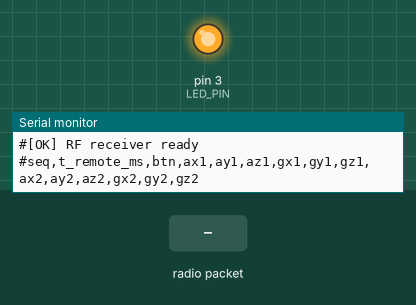
Recording of a sketch running on a simulated Arduino Uno, built with avr-gcc and run on an emulated ATmega328P. On the bench: output pins drawn as LEDs (lit = HIGH), the last lines printed to the serial monitor. Inputs (shaded band) come from the test bench. No radio packets arrive unless stated.

Above: at 1.2 s.
1.3 s: radio packet "1" arrives
At 2.1 s:
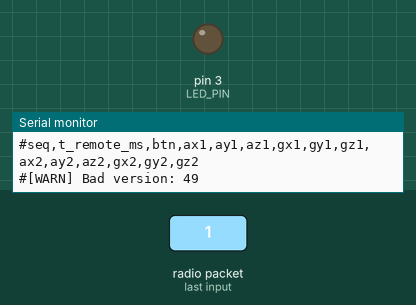
Timing chart, 0 to 4.3 s (numbered marks = the images above; inputs shaded):
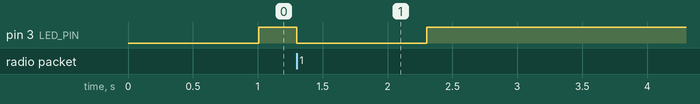

Measured:
- after the input at 1.3 s, pin 3 (LED_PIN): HIGH → LOW at once, → HIGH 1.0 s later

The sketch:

main_base.ino
```cpp
/*
 * Mechtronic 2 - Base Station (Arduino Uno)
 *
 * 接收無線資料並透過 Serial 輸出至 PC
 */

#include "../common/packet.h"
#include "rf_receiver.h"
#include "stats.h"

// 配置參數
#define SERIAL_BAUD     115200
#define LED_PIN         3        // 狀態 LED
#define STATS_INTERVAL  5000     // 統計輸出間隔 (ms)
#define NO_DATA_TIMEOUT 1000     // 無資料超時 (ms)

// 狀態變數
static SensorPacket packet;
static Stats stats;
static unsigned long last_receive_time = 0;
static unsigned long last_stats_time = 0;

// 輸出 CSV 資料行（每筆一行，100Hz）
// 格式: seq,t_remote_ms,btn,ax1,ay1,az1,gx1,gy1,gz1,ax2,ay2,az2,gx2,gy2,gz2
void print_csv_line(const SensorPacket* p) {
    Serial.print(p->seq);
    Serial.print(',');
    Serial.print(p->timestamp);
    Serial.print(',');
    Serial.print(p->button);
    Serial.print(',');
    // MPU1
    Serial.print(p->mpu1_ax);
    Serial.print(',');
    Serial.print(p->mpu1_ay);
    Serial.print(',');
    Serial.print(p->mpu1_az);
    Serial.print(',');
    Serial.print(p->mpu1_gx);
    Serial.print(',');
    Serial.print(p->mpu1_gy);
    Serial.print(',');
    Serial.print(p->mpu1_gz);
    Serial.print(',');
    // MPU2
    Serial.print(p->mpu2_ax);
    Serial.print(',');
    Serial.print(p->mpu2_ay);
    Serial.print(',');
    Serial.print(p->mpu2_az);
    Serial.print(',');
    Serial.print(p->mpu2_gx);
    Serial.print(',');
    Serial.print(p->mpu2_gy);
    Serial.print(',');
    Serial.println(p->mpu2_gz);
}

void setup() {
    // 初始化 Serial
    Serial.begin(SERIAL_BAUD);
    // 狀態訊息以 # 開頭（解析器忽略）
    Serial.println(F("#Mechtronic Base Station v2.0"));

    // 初始化 LED
    pinMode(LED_PIN, OUTPUT);
    digitalWrite(LED_PIN, HIGH);  // 開機指示

    // 初始化 RF 接收器
    if (!rf_receiver_init()) {
        Serial.println(F("#[ERROR] RF init failed!"));
        while (1) {
            digitalWrite(LED_PIN, HIGH);
            delay(100);
            digitalWrite(LED_PIN, LOW);
            delay(100);
        }
    }
    Serial.println(F("#[OK] RF receiver ready"));

    // 初始化統計
    stats_init(&stats);

    // 輸出 CSV 標題（以 # 開頭，解析器可選擇解析或忽略）
    Serial.println(F("#seq,t_remote_ms,btn,ax1,ay1,az1,gx1,gy1,gz1,ax2,ay2,az2,gx2,gy2,gz2"));

    digitalWrite(LED_PIN, LOW);
    last_receive_time = millis();
    last_stats_time = millis();
}

void loop() {
    unsigned long now = millis();

    // 檢查是否有資料
    if (rf_available()) {
        // 讀取封包
        rf_read(&packet, sizeof(SensorPacket));
        last_receive_time = now;

        // LED 快速閃爍表示收到資料
        digitalWrite(LED_PIN, HIGH);

        // 驗證協議版本
        if (packet.version != PROTOCOL_VERSION) {
            Serial.print(F("#[WARN] Bad version: "));
            Serial.println(packet.version);
        } else {
            // 更新統計
            stats_update(&stats, packet.seq);

            // 每筆都輸出 CSV（100Hz）
            print_csv_line(&packet);
        }

        digitalWrite(LED_PIN, LOW);
    }

    // 更新速率統計
    stats_update_rate(&stats);

    // 定期輸出統計（以 # 開頭）
    if (now - last_stats_time >= STATS_INTERVAL) {
        stats_print(&stats);
        last_stats_time = now;
    }

    // 無資料超時指示
    if (now - last_receive_time > NO_DATA_TIMEOUT) {
        // LED 常亮表示無資料
        digitalWrite(LED_PIN, HIGH);
    }
}
```

rf_receiver.cpp
```cpp
#include "rf_receiver.h"
#include <SPI.h>
#include <RF24.h>

// RF24 物件
static RF24 radio(RF_CE_PIN, RF_CSN_PIN);

// 接收管道位址（與遠距端發送位址相同）
static const uint8_t rx_addr[5] = {'M','E','C','H','1'};

bool rf_receiver_init(void) {
    if (!radio.begin()) {
        return false;
    }

    // 設定參數（與遠距端相同）
    radio.setChannel(RF_CHANNEL);
    radio.setDataRate(RF24_250KBPS);
    radio.setPALevel(RF24_PA_LOW);
    radio.setPayloadSize(32);
    radio.setAutoAck(true);
    radio.setCRCLength(RF24_CRC_16);

    // 開啟接收管道
    radio.openReadingPipe(1, rx_addr);
    radio.startListening();  // RX 模式

    return true;
}

bool rf_available(void) {
    return radio.available();
}

uint8_t rf_read(void* buffer, uint8_t len) {
    if (!radio.available()) {
        return 0;
    }

    radio.read(buffer, len);
    return len;
}
```

rf_receiver.h
```cpp
#ifndef RF_RECEIVER_H
#define RF_RECEIVER_H

#include <stdint.h>
#include <stdbool.h>

// nRF24 腳位（與遠距端相同）
#define RF_CE_PIN   9
#define RF_CSN_PIN  10

// 無線參數（與遠距端相同）
#define RF_CHANNEL     76
#define RF_DATARATE    RF24_250KBPS
#define RF_PA_LEVEL    RF24_PA_LOW

// 初始化 nRF24L01+ (RX 模式)
// 回傳: true=成功, false=失敗
bool rf_receiver_init(void);

// 檢查是否有資料可讀
bool rf_available(void);

// 讀取封包
// buffer: 接收緩衝區指標
// len: 要讀取的長度
// 回傳: 實際讀取的長度
uint8_t rf_read(void* buffer, uint8_t len);

#endif
```

stats.cpp
```cpp
#include "stats.h"
#include <Arduino.h>

void stats_init(Stats* stats) {
    stats->packets_received = 0;
    stats->packets_lost = 0;
    stats->last_seq = 0;
    stats->seq_initialized = false;
    stats->rate_start_time = millis();
    stats->rate_packet_count = 0;
    stats->packets_per_sec = 0.0f;
}

void stats_update(Stats* stats, uint16_t current_seq) {
    stats->packets_received++;
    stats->rate_packet_count++;

    if (!stats->seq_initialized) {
        // 第一個封包，初始化序號
        stats->seq_initialized = true;
    } else {
        // 檢查掉包
        uint16_t expected = stats->last_seq + 1;
        if (current_seq != expected) {
            // 計算掉失數量（處理 uint16 溢位）
            uint16_t lost;
            if (current_seq > expected) {
                // 正常情況：current > expected
                lost = current_seq - expected;
            } else {
                // 溢位情況：expected 溢位或 current 較小
                // 使用模運算處理：(current - expected) mod 65536
                lost = (uint16_t)(current_seq - expected);
            }
            stats->packets_lost += lost;
        }
    }

    stats->last_seq = current_seq;
}

void stats_update_rate(Stats* stats) {
    unsigned long now = millis();
    unsigned long elapsed = now - stats->rate_start_time;

    if (elapsed >= 1000) {  // 至少 1 秒
        stats->packets_per_sec = (float)stats->rate_packet_count * 1000.0f / elapsed;
        stats->rate_packet_count = 0;
        stats->rate_start_time = now;
    }
}

float stats_get_loss_rate(const Stats* stats) {
    uint32_t total = stats->packets_received + stats->packets_lost;
    if (total == 0) return 0.0f;
    return (float)stats->packets_lost / total;
}

void stats_print(const Stats* stats) {
    // 統計行以 # 開頭，讓解析器忽略
    Serial.print(F("#pps="));
    Serial.print(stats->packets_per_sec, 1);
    Serial.print(F(",dropped="));
    Serial.print(stats->packets_lost);
    Serial.print(F(",rx="));
    Serial.print(stats->packets_received);
    Serial.print(F(",loss="));
    Serial.print(stats_get_loss_rate(stats) * 100.0f, 1);
    Serial.println(F("%"));
}
```

stats.h
```cpp
#ifndef STATS_H
#define STATS_H

#include <stdint.h>
#include <stdbool.h>

// 統計數據結構
typedef struct {
    uint32_t packets_received;  // 收到封包總數
    uint32_t packets_lost;      // 掉包總數
    uint16_t last_seq;          // 上一個序號
    bool     seq_initialized;   // 序號是否已初始化

    // 速率計算用
    uint32_t rate_start_time;   // 速率計算起始時間
    uint32_t rate_packet_count; // 該時段封包數
    float    packets_per_sec;   // 每秒封包數
} Stats;

// 初始化統計
void stats_init(Stats* stats);

// 更新統計（每收到一個封包呼叫）
// current_seq: 當前封包的序號
void stats_update(Stats* stats, uint16_t current_seq);

// 更新速率統計（每秒呼叫一次）
void stats_update_rate(Stats* stats);

// 取得掉包率 (0.0 ~ 1.0)
float stats_get_loss_rate(const Stats* stats);

// 輸出統計到 Serial
void stats_print(const Stats* stats);

#endif
```
